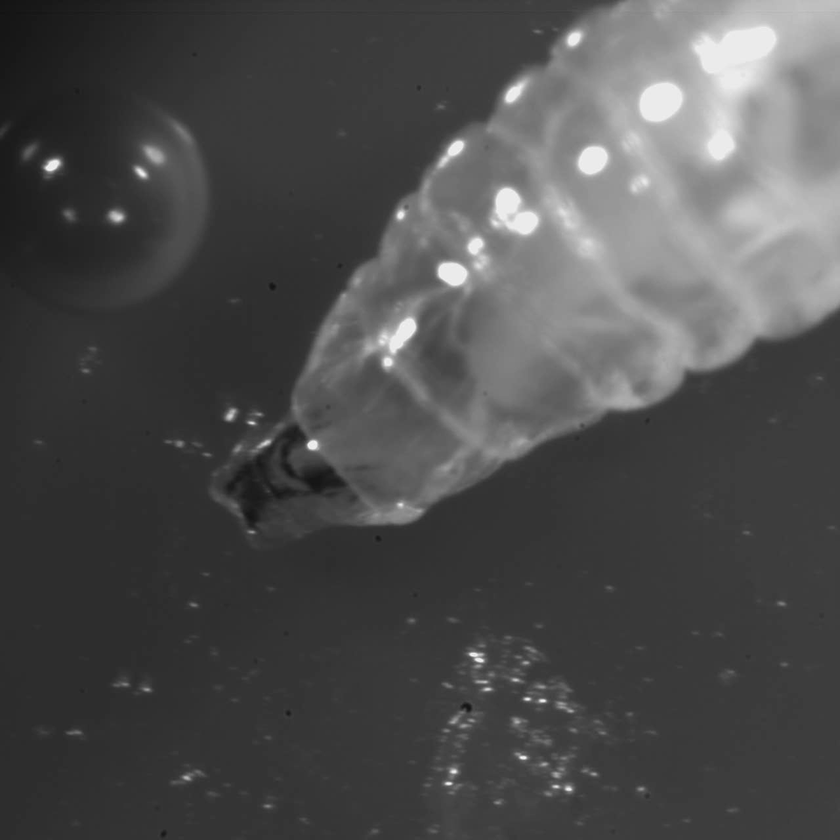
%> input picture Figures/Larvae1.png, 840 x 840 px, shrunk from 1280 x 1280 before the run
$ octave find_connected.m   (GNU Octave 9; MATLAB toolbox functions it lacks are replaced by stand-ins)
%> lines starting %> are read from the running program, lines starting %| are printed output that depends on the picture; in (x1, y1, x2, y2) boxes, pixels count from 0 and x2, y2 are one past the last pixel; in counts of white or black regions, pixels touching at a corner belong together; the program's own positions count from 1
clear;
clc;
I1 = imread('Larvae1.png');
%> I1 is the input picture: size 840x840x3 uint8; min 19, max 249, mean 77.3
I2=im2bw(I1,0.20);
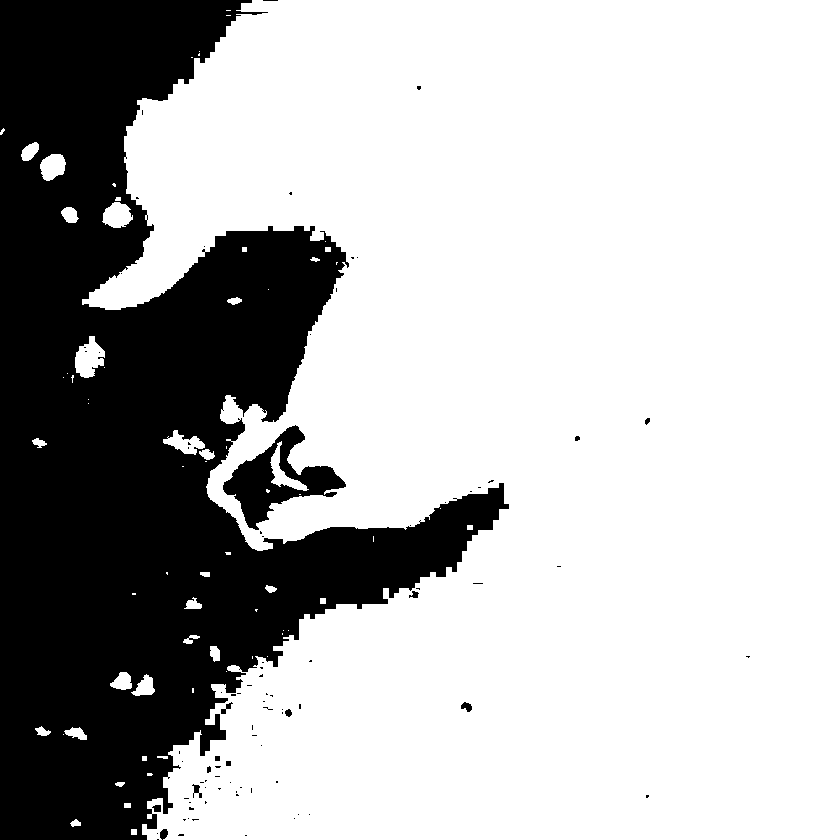
%> I2: size 840x840 logical; 71.3% white; 88 black regions (74 under 20 px), largest, box (x1, y1, x2, y2) and area: (0, 0, 509, 840) 197388, (223, 425, 346, 530) 4598, (461, 702, 472, 712) 71
I2=1-I2;
I2=imclearborder(I2);
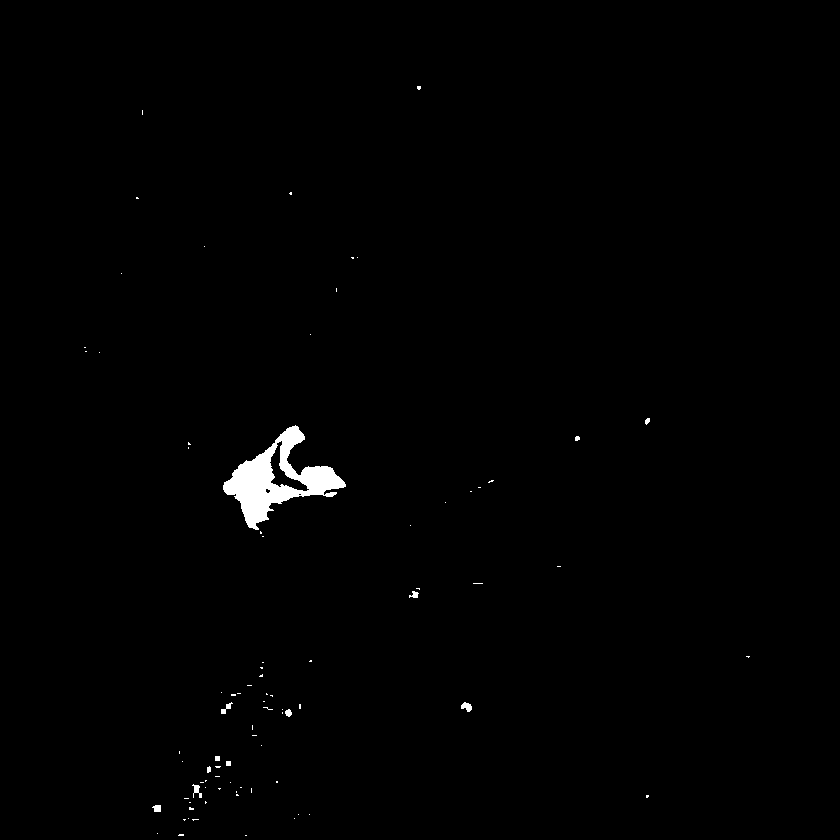
%> I2: size 840x840 double; values 0 (black) and 1 (white), 0.76% white; 84 white regions (72 under 20 px), largest, box (x1, y1, x2, y2) and area: (223, 425, 346, 530) 4598, (461, 702, 472, 712) 71, (192, 784, 202, 798) 65
imshow(I2);
[LO n]=bwlabel(I2,8);
%> LO: size 840x840 double; 85 distinct labels, from 0 to 84
%> n = 84
Areas=regionprops(LO,'area');
%> Areas = 84 regions; largest, Area: 4598, 71, 65, 55, 51
area_val=[Areas.Area];
%> area_val = 84 values, max 4598 at index 33, min 1 at index 3, mean 63.58
maxarea=max(area_val);
%> maxarea = 4598
idxBig= find(maxarea == area_val);
%> idxBig = 33
it2=ismember(LO,idxBig);
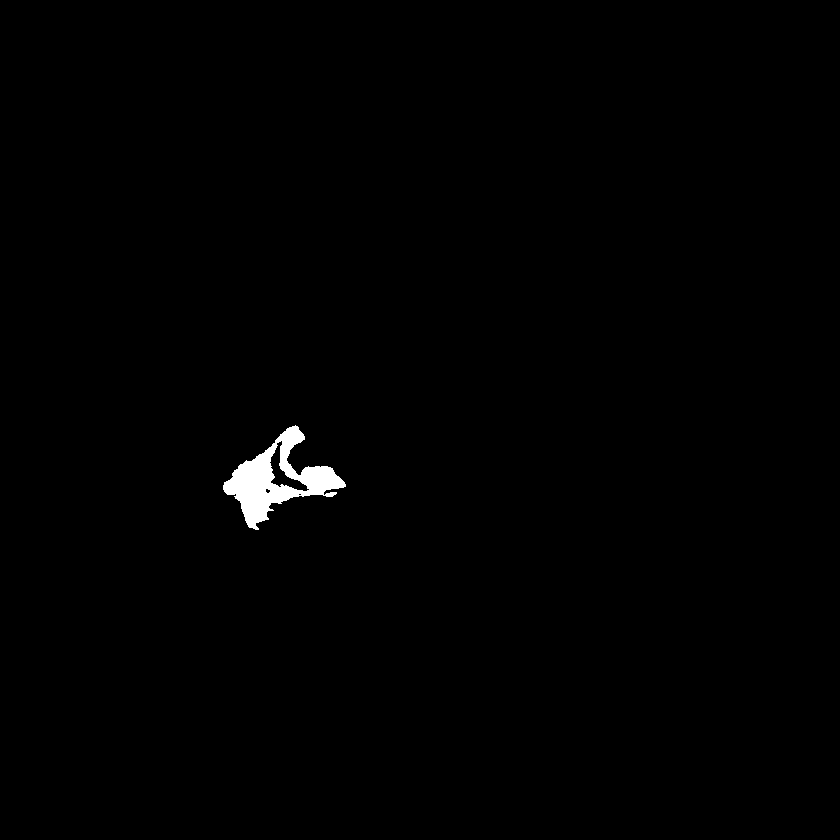
%> it2: size 840x840 logical; 0.65% white; 1 white region, box (x1, y1, x2, y2) and area: (223, 425, 346, 530) 4598
% it2=1-it2;
% cropping box
[r c]=find(it2);
%> r = 4598 values from 426 to 530; c = 4598 values from 224 to 346
close all
figure,imshow(it2);
display('Biggest object detected');

boxsize=50;
maxc=max(c)+boxsize;
%> maxc = 396
minc=min(c)-boxsize;
%> minc = 174
maxr=max(r)+boxsize;
%> maxr = 580
minr=min(r)-boxsize;
%> minr = 376
if minr<0
    minr=0;
end
if minc<0
    minc=0;
end
% Important data
x=minc;
%> x = 174
y=minr;
%> y = 376
l=maxc-minc;
%> l = 222
w=maxr-minr;
%> w = 204
bbox=[minc minr maxc-minc maxr-minr];
%> bbox = [174 376 222 204]

figure, imshow(it2);

$ run again, with Figures/MWsample_full.png copied over Figures/Larvae1.png
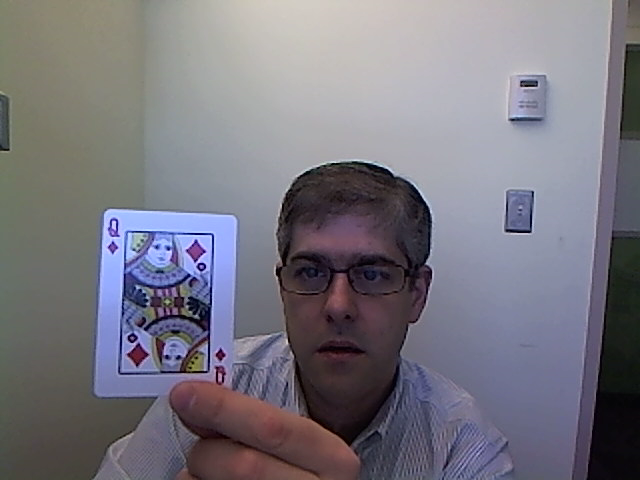
%> input picture Figures/MWsample_full.png, 640 x 480 px
%> I1 is the input picture: size 480x640x3 uint8; mean R, G, B 119.9, 117.7, 127.1
%> `I2=im2bw(I1,0.20);`:
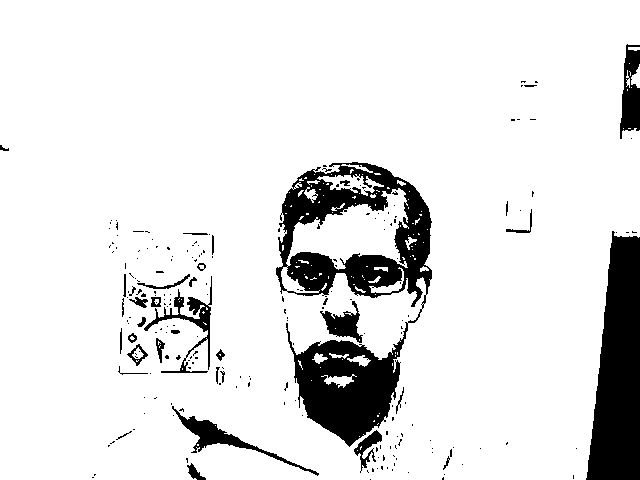
%> I2: size 480x640 logical; 88.7% white; 221 black regions (185 under 20 px), largest, box (x1, y1, x2, y2) and area: (276, 162, 432, 447) 17668, (586, 231, 640, 480) 9791, (172, 406, 319, 476) 1294
%> LO: size 480x640 double; 216 distinct labels, from 0 to 215
%> n = 215
%> Areas = 215 regions; largest, Area: 17668, 1294, 1147, 769, 401
%> area_val = 215 values, max 17668 at index 116, min 1 at index 4, mean 108.7
%> maxarea = 17668
%> idxBig = 116
%> `it2=ismember(LO,idxBig);`:
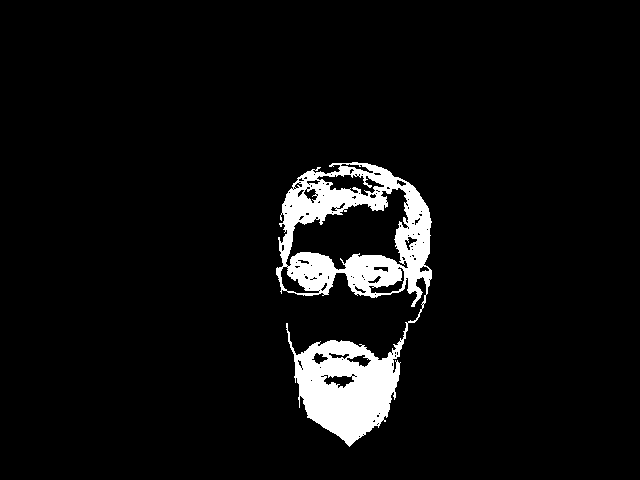
%> it2: size 480x640 logical; 5.8% white; 1 white region, box (x1, y1, x2, y2) and area: (276, 162, 432, 447) 17668
%> r = 17668 values from 163 to 447; c = 17668 values from 277 to 432
%> maxc = 482
%> minc = 227
%> maxr = 497
%> minr = 113
%> x = 227
%> y = 113
%> l = 255
%> w = 384
%> bbox = [227 113 255 384]
